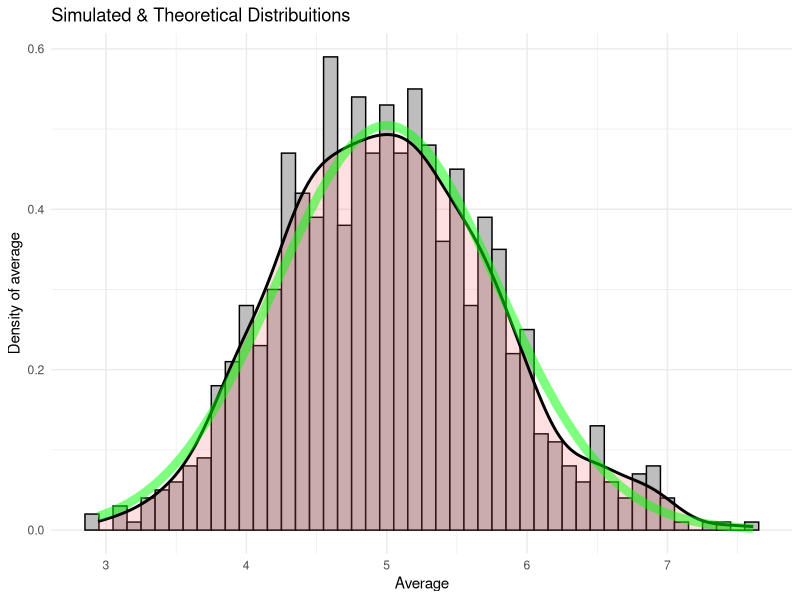
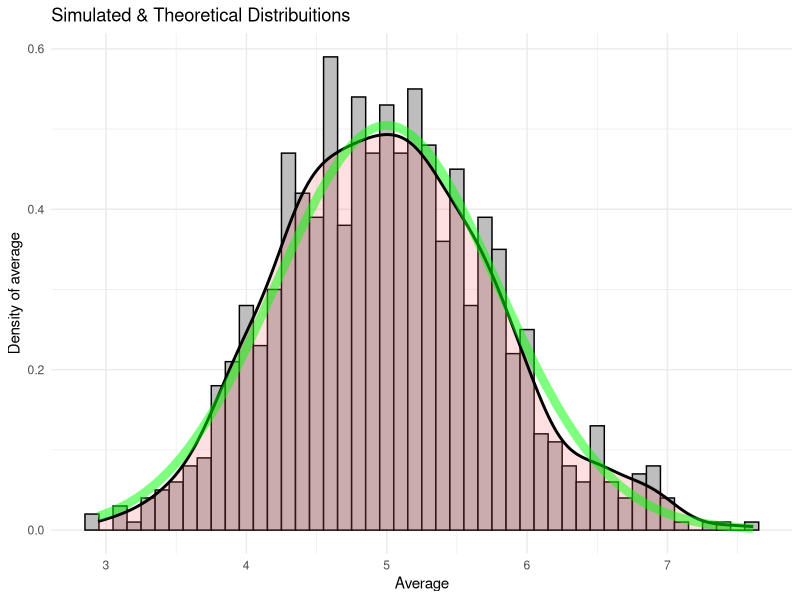

The R source for these figures, in order:
## ---- chunk 1
library(ggplot2) 
nbr.of.samples <- 40 # set the sample size to 40
lambda <- 0.2 # set lambda to 0.2 
nbr.of.simulations <- 1000 # set the number of simulations to 1000
mu <- 1/lambda # set the mean of exponential distribution to 1/lambda
sigma <- 1/lambda # set the standard deviation also to 1/lambda
variance <- sigma^2 # set the theoretical variance to 1/lambda^2
simulation.mean <- NULL # Declare & initialize the simulation mean, set it to NULL
simulation.variance <- NULL # Declare & initialize the simulations variance, set it to NULL
set.seed(123) # To get a reproducible result, use set.seed.
## ---- chunk 2
for (i in 1:nbr.of.simulations) {
        simulation.mean <- c(simulation.mean, mean(rexp(nbr.of.samples,lambda)))
        simulation.variance <- c(simulation.variance, var(rexp(nbr.of.samples,lambda)))}
## ---- chunk 3
mu
## ---- chunk 4
mean(simulation.mean)
## ---- chunk 5
abs(mu-mean(simulation.mean))
## ---- chunk 6
1/lambda^2
## ---- chunk 7
mean(simulation.variance)
## ---- chunk 8
abs(variance-mean(simulation.variance))
## ---- chunk 9
1/lambda/(sqrt(nbr.of.samples))
## ---- chunk 10
(1/lambda/(sqrt(nbr.of.samples)))^2
## ---- chunk 11
sd(simulation.mean)
## ---- chunk 12
var(simulation.mean)
## ---- chunk 13
abs((1/lambda/(sqrt(nbr.of.samples)))^2-var(simulation.mean))
## ---- chunk 14
# calculate the mean of the 1000 simulated means of 40 samples
mean.simulation.mean<-mean(simulation.mean) 
# put the results in a data frame
dfsm = as.data.frame(simulation.mean)
# draw the plot using ggplot2
ggplot (dfsm) + aes(x=dfsm$simulation.mean)+ geom_histogram(fill="grey",binwidth=.1, color="black", aes (y=..density..)) + ylab ("Density of average") + xlab("Average") + theme_minimal()  + scale_x_continuous(breaks=c(2:8)) + ggtitle("Simulated & Theoretical Distribuitions") +  geom_density(size = 1, alpha=.2, fill="#FF6666") + stat_function(fun=dnorm,args=list(mean=1/lambda, sd=(1/lambda)/sqrt(40)),color = "green", size = 3.0, alpha=.50)
## ---- chunk 15
# calculate the mean of the 1000 simulated means of 40 samples
mean.simulation.mean<-mean(simulation.mean) 
# put the results in a data frame
dfsm = as.data.frame(simulation.mean)
# draw the plot using ggplot2
ggplot (dfsm) + aes(x=dfsm$simulation.mean)+ geom_histogram(fill="grey",binwidth=.1, color="black", aes (y=..density..)) + ylab ("Density of average") + xlab("Average") + theme_minimal()  + scale_x_continuous(breaks=c(2:8)) + ggtitle("Simulated & Theoretical Distribuitions") +  geom_density(size = 1, alpha=.2, fill="#FF6666") + stat_function(fun=dnorm,args=list(mean=1/lambda, sd=(1/lambda)/sqrt(40)),color = "green", size = 3.0, alpha=.50)
